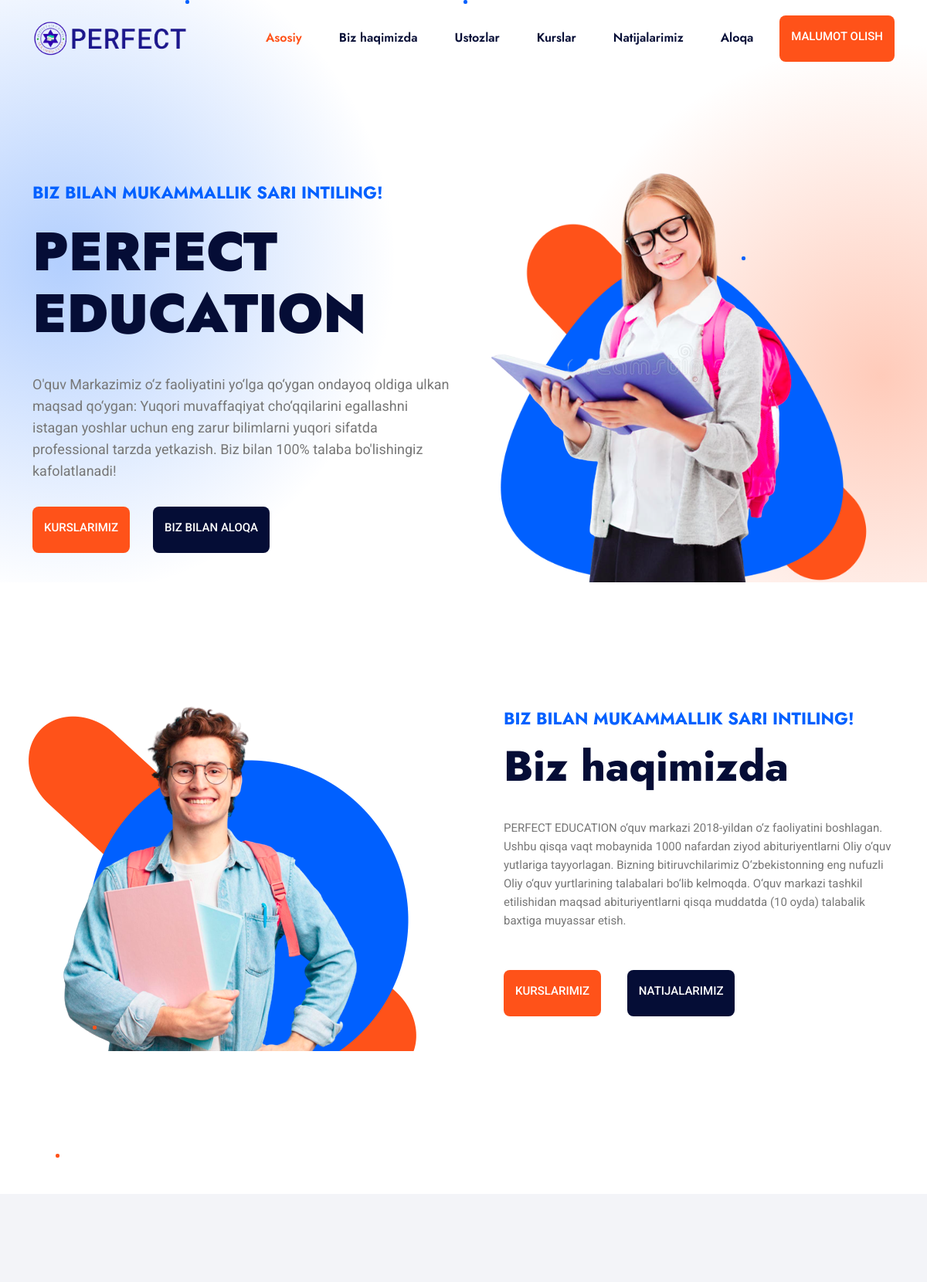
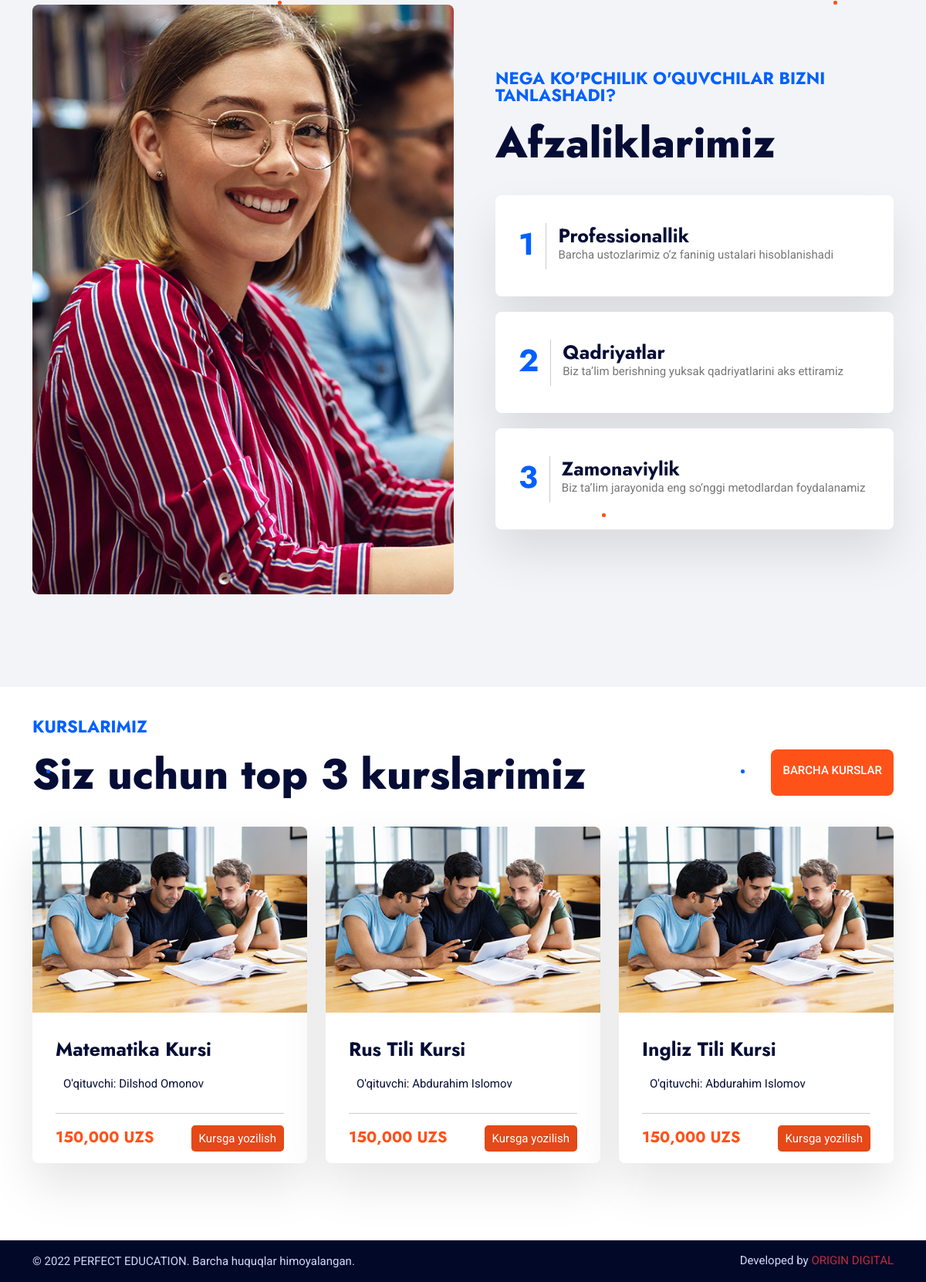
The page / on the database its author committed (2 pictures, top to bottom).
### home/models.py (models this page shows, shortened)
class Logo(models.Model):
    title = models.CharField(default='PERFECT EDUCATION LOGO', max_length=300)
    image = models.ImageField(upload_to='images/logo/')
    favicon = models.ImageField(upload_to='images/favicon/')
    class Meta:
        verbose_name = 'Site Logo'
        verbose_name_plural = 'Site Logo'

class TopCourse(models.Model):
    courses = models.ForeignKey(Course, on_delete=models.CASCADE, related_name='mycourses')
    class Meta:
        verbose_name = 'Top Kurslar'
        verbose_name_plural = 'Top Kurslar'

class Course(models.Model):
    title = models.CharField(max_length=600)
    teacher = models.ForeignKey(Teacher, on_delete=models.CASCADE, related_name='teacher')
    image = models.ImageField(upload_to='images/courses/')
    price = models.IntegerField(default=0)
    about = RichTextField()
    def price_intcomma(self):
        return f"{self.price:,}"
    class Meta:
        verbose_name = 'Kurslar'
        verbose_name_plural = 'Kurslar'

class Teacher(models.Model):
    full_name = models.CharField(max_length=600)
    image = models.ImageField(upload_to='images/teacher/')
    category = models.CharField(max_length=600)
    phone = models.CharField(max_length=600)
    about_me = RichTextField()
    class Meta:
        verbose_name = 'Ustozlar'
        verbose_name_plural = 'Ustozlar'

### site_settings/models.py (models this page shows, shortened)
class HomeScreen(models.Model):
    subtitle = models.CharField(max_length=600)
    title = models.CharField(max_length=600)
    image = models.ImageField(upload_to='images/site_settings/')
    description = models.TextField()
    button1_name = models.CharField(max_length=300)
    button1_link = models.CharField(max_length=1000)
    button2_name = models.CharField(max_length=300)
    button2_link = models.CharField(max_length=1000)
    class Meta:
        verbose_name = 'Home Screen'
        verbose_name_plural = 'Home Screen'

class About(models.Model):
    subtitle = models.CharField(max_length=600)
    title = models.CharField(max_length=600)
    image = models.ImageField(upload_to='images/site_settings/')
    description = models.TextField()
    button1_name = models.CharField(max_length=300)
    button1_link = models.CharField(max_length=1000)
    button2_name = models.CharField(max_length=300)
    button2_link = models.CharField(max_length=1000)
    class Meta:
        verbose_name = 'Biz haqimizda'
        verbose_name_plural = 'Biz haqimizda'

### home/views.py (the view)
# urls.py: path('', views.index, name='index'),
def index(request):
    coursess = TopCourse.objects.all().order_by('-id')[:3]
    context = {
        'coursess': coursess
    }
    return render(request, 'pages/index.html', context)

### home/context.py (called while the page is built)
def site_logo(request):
    logo_site = Logo.objects.last()
    context = {
        'logo_site': logo_site
    }
    return context

def teacher_view(request):
    my_teacher = Teacher.objects.all()
    context = {
        'my_teacher': my_teacher
    }
    return context

def current_date(request):
    now = date.today()
    now_year = now.strftime("%Y")
    context = {
        'now_year': now_year
    }
    return context

def home_screen_view(request):
    home_screen = HomeScreen.objects.last()
    context = {
        'home_screen': home_screen
    }
    return context

def about_view(request):
    about = About.objects.last()
    context = {
        'about': about
    }
    return context

def contact_data_view(request):
    contact_data = ContactData.objects.last()
    context = {
        'contact_data': contact_data
    }
    return context

### home/templates/pages/index.html (shortened to what this page needs)
{% extends 'pages/base.html' %}
{% load static %}
{% block content %}
    <section class="main-banner">
        <div class="container">
            <div class="row align-items-center">
                <div class="col-lg-6">
                    <div class="banner-content">
                        <h2 class="h2-subtitle wow fadeInUp animated"
                            data-wow-delay=".4s">{{ home_screen.subtitle }}</h2>
                        <h1 class="h1-title wow fadeInUp animated" data-wow-delay=".5s">{{ home_screen.title }}</h1>
                        <p class="wow fadeInUp animated" data-wow-delay=".6s">{{ home_screen.description }}</p>
                        <div class="banner-btn wow fadeInUp animated" data-wow-delay=".7s">
                            <a href="{{ home_screen.button1_link }}" class="sec-btn">{{ home_screen.button1_name }}</a>
                            <a href="{{ home_screen.button2_link }}"
                               class="sec-btn btn-2">{{ home_screen.button2_name }}</a>
                        </div>
                    </div>
                </div>
                <div class="col-lg-6">
                    <div class="banner-img-box wow fadeInRight animated" data-wow-delay=".4s">
                        <div class="banner-img">
                            <img src="{{ home_screen.image.url }}" alt="banner">
                        </div>
                    </div>
                </div>
            </div>
        </div>
    </section>
    <section style="background-color: white;" class="main-about-us">
        <div class="container">
            <div class="row align-items-center">
                <div class="col-lg-6">
                    <div class="about-img-box wow fadeInLeft animated" data-wow-delay=".4s">
                        <div class="about-img">
                            <img src="{{ about.image.url }}" alt="about us">
                        </div>
                    </div>
                </div>
                <div class="col-lg-6">
                    <div class="about-us-content">
                        <div class="about-us-title">
                            <h2 class="h2-subtitle">{{ about.subtitle }}</h2>
                            <h2 class="h2-title">{{ about.title }}</h2>
                        </div>
                        <p>{{ about.description }}</p>
                        <a href="{{ about.button1_link }}" class="sec-btn">{{ about.button1_name }}</a>
                        <a href="{{ about.button2_link }}" class="sec-btn btn-2">{{ about.button2_name }}</a>
                    </div>
                </div>
            </div>
        </div>
    </section>
    <section class="main-event">
        <div class="container">
            <div class="row align-items-center">
                <div class="col-xl-6 col-lg-5">
                    <div class="event-img-box wow fadeInLeft animated" data-wow-delay=".4s">
                        <div class="event-img">
                            <img src="{% static 'assets/images/event-img.jpg' %}" alt="event">
                        </div>
                    </div>
                </div>
                <div class="col-xl-6 col-lg-7">
                    <div class="event-content-box">
                        <div class="event-title">
                            <h2 class="h2-subtitle">Nega ko'pchilik o'quvchilar bizni tanlashadi?</h2>
                            <h2 class="h2-title">Afzaliklarimiz</h2>
                        </div>
                        <div class="event-box">
                            <div class="event-date-day">
                                <div class="event-date">
                                    <p>1</p>
                                </div>
                            </div>
                            <div class="event-content-text">
                                <h3 class="h3-title">Professionallik</h3>
                                <p>Barcha ustozlarimiz o‘z faninig ustalari hisoblanishadi</p>
                            </div>
                        </div>
                        <div class="event-box">
                            <div class="event-date-day">
                                <div class="event-date">
                                    <p>2</p>
                                </div>
                            </div>
                            <div class="event-content-text">
                                <h3 class="h3-title">Qadriyatlar</h3>
                                <p>Biz ta’lim berishning yuksak qadriyatlarini aks ettiramiz</p>
                            </div>
                        </div>
                        <div class="event-box mb-0">
                            <div class="event-date-day">
                                <div class="event-date">
                                    <p>3</p>
                                </div>
                            </div>
                            <div class="event-content-text">
                                <h3 class="h3-title">Zamonaviylik</h3>
                                <p>Biz ta’lim jarayonida eng so‘nggi metodlardan foydalanamiz</p>
                            </div>
                        </div>
                    </div>
                </div>
            </div>
        </div>
    </section>
    <section class="main-online-courses">
        <div class="container">
            <div class="row align-items-center">
                <div class="col-lg-8">
                    <div class="online-courses-title">
                        <h2 class="h2-subtitle">Kurslarimiz</h2>
                        <h2 class="h2-title">Siz uchun top 3 kurslarimiz </h2>
                    </div>
                </div>
                <div class="col-lg-4">
                    <div class="online-courses-title-btn">
                        <a href="{% url 'courses' %}" class="sec-btn">Barcha Kurslar</a>
                    </div>
                </div>
            </div>
            <div class="row">
                {% for rs in coursess %}
                    <div style="margin-bottom: 30px;" class="col-lg-4">
                        <div class="course-box">
                            <div class="course-img">
                                <a href="{% url 'course-detail' rs.courses.id %}"><img src="{{ rs.courses.image.url }}"
                                                                                       alt="course"></a>
                            </div>
                            <div class="course-content">
                                <a href="{% url 'course-detail' rs.courses.id %}">
                                    <h3 class="h3-title">{{ rs.courses.title }}</h3>
                                </a>
                                <div class="course-instructor-review">
                                    <div class="course-instructor-box">
                                        <a>O'qituvchi: {{ rs.courses.teacher.full_name }}</a>
                                    </div>
                                </div>
                                <div class="course-line"></div>
                                <div class="course-price-student-box">
                                    <div class="course-price-box">
                                        <span>{{ rs.courses.price_intcomma }} UZS</span>
                                    </div>
                                    <a href="{% url 'enroll-course' rs.courses.id %}">
                                        <button class="kurs-button">Kursga yozilish</button>
                                    </a>
                                </div>
                            </div>
                        </div>
                    </div>
                {% endfor %}
            </div>
        </div>
    </section>
{% endblock %}

### home/templates/pages/base.html (shortened to what this page needs)
<!DOCTYPE html>
{% load static %}
<html lang="en">
<head>
    <link rel="stylesheet" type="text/css" href="{% static 'assets/css/bootstrap.min.css' %}">
    <link rel="stylesheet" type="text/css" href="{% static 'assets/css/font-awesome.min.css' %}">
    <link rel="stylesheet" type="text/css" href="{% static 'assets/css/slick.css' %}">
    <link rel="stylesheet" type="text/css" href="{% static 'assets/css/slick-theme.css' %}">
    <link rel="stylesheet" type="text/css" href="{% static 'assets/css/animate.min.css' %}">
    <link rel="stylesheet" type="text/css" href="{% static 'assets/css/magnific-popup.min.css' %}">
    <link rel="stylesheet" type="text/css" href="{% static 'assets/css/style.css' %}">
</head>
<body>
{% block header %}{% include 'components/header.html' %}{% endblock %}
{% block content %}{% endblock %}
{% block footer %}{% include 'components/footer.html' %}{% endblock %}
<div class="bubbles_wrap">
    <div class="bubble x2"></div>
    <div class="bubble x4"></div>
    <div class="bubble x6"></div>
    <div class="bubble x10"></div>
</div>
</body>
</html>

### home/templates/components/header.html (shortened to what this page needs)
{% load static %}
<header class="site-header">
    <div class="header-bottom">
        <div class="container">
            <div class="row align-items-center">
                <div class="col-lg-3">
                    <div class="site-branding">
                        <a href="{% url 'index' %}" title="Educater">
                            <img style="width: 200px" src="{{ logo_site.image.url }}" alt="Logo">
                        </a>
                    </div>
                </div>
                <div class="col-lg-9">
                    <div class="header-menu">
                        <nav class="main-navigation">
                            <ul class="menu">
                                <li {% if request.path == '/' or request.path == '' %}class="active"{% endif %}><a href="{% url 'index' %}">Asosiy</a></li>
                                <li {% if request.path == '/about/' or request.path == '/about' %}class="active"{% endif %}><a href="{% url 'about' %}">Biz haqimizda</a></li>
                                <li {% if request.path == '/teachers/' or request.path == '/teachers' %}class="active"{% endif %}><a href="{% url 'teachers' %}">Ustozlar</a></li>
                                <li {% if request.path == '/courses/' or request.path == '/courses' %}class="active"{% endif %}><a href="{% url 'courses' %}">Kurslar</a></li>
                                <li {% if request.path == '/results/' or request.path == '/results' %}class="active"{% endif %}><a href="{% url 'results' %}">Natijalarimiz</a></li>
                                <li {% if request.path == '/contact/' or request.path == '/contact' %}class="active"{% endif %}><a href="{% url 'contact' %}">Aloqa</a></li>
                            </ul>
                        </nav>
                        <div class="header-btn">
                            <a href="{% url 'contact' %}" class="sec-btn">Malumot olish</a>
                        </div>
                    </div>
                </div>
            </div>
        </div>
    </div>
</header>

### home/templates/components/footer.html (shortened to what this page needs)
{% load static %}
<div class="footer-copyright-bg">
    <div class="container">
        <div class="row">
            <div class="col-lg-12">
                <span class="dev-span2">© {{ now_year }} PERFECT EDUCATION. Barcha huquqlar himoyalangan.</span><br>
                <span class="dev-span">Developed by <a class="dev-a"
                                                       href="https://www.origin-digital.uz/"> ORIGIN DIGITAL</a></span>
            </div>
        </div>
    </div>
</div>

### home/templates/pages/index.html (style rules this page uses)
.kurs-button { color: white; background-color: #e44917; border: none; border-radius: 5px; padding: 5px 10px; }

### home/templates/components/footer.html (style rules this page uses)
.dev-a { color: #bb2d3b; }
.dev-span { color: #d1d8fe; float: right; margin-top: -25px; }
.dev-span2 { color: #d1d8fe; float: left; }

### rows shown on the page
Logo: image (picture)
HomeScreen: subtitle "BIZ BILAN MUKAMMALLIK SARI INTILING!", title "PERFECT EDUCATION", description "O'quv Markazimiz o‘z faoliyatini yo‘lga qo‘ygan ondayoq oldiga ulkan maqsad qo‘ygan: Yuqori muvaffaqiyat cho‘qqilarini egallashni istagan yoshlar uchun eng zarur bilimlarni yuqori sifatda professional tarzda yetkazish. Biz bilan 100% talaba bo'lishingiz kafolatlanadi!", button1_name "KURSLARIMIZ", button2_name "BIZ BILAN ALOQA", image (picture)
About: image (picture), subtitle "BIZ BILAN MUKAMMALLIK SARI INTILING!", title "Biz haqimizda", description "PERFECT EDUCATION o‘quv markazi 2018-yildan o‘z faoliyatini boshlagan. Ushbu qisqa vaqt mobaynida 1000 nafardan ziyod abituriyentlarni Oliy o‘quv yutlariga tayyorlagan. Bizning bitiruvchilarimiz O‘zbekistonning eng nufuzli Oliy o‘quv yurtlarining talabalari bo‘lib kelmoqda. O‘quv markazi tashkil etilishidan maqsad abituriyentlarni qisqa muddatda (10 oyda) talabalik baxtiga muyassar etish.", button1_name "KURSLARIMIZ", button2_name "NATIJALARIMIZ"
TopCourse: courses.image (picture), courses "Matematika Kursi", courses.teacher.full_name "Dilshod Omonov", courses.price_intcomma "150,000"
TopCourse: courses.image (picture), courses "Rus Tili Kursi", courses.teacher.full_name "Abdurahim Islomov", courses.price_intcomma "150,000"
TopCourse: courses.image (picture), courses "Ingliz Tili Kursi", courses.teacher.full_name "Abdurahim Islomov", courses.price_intcomma "150,000"
